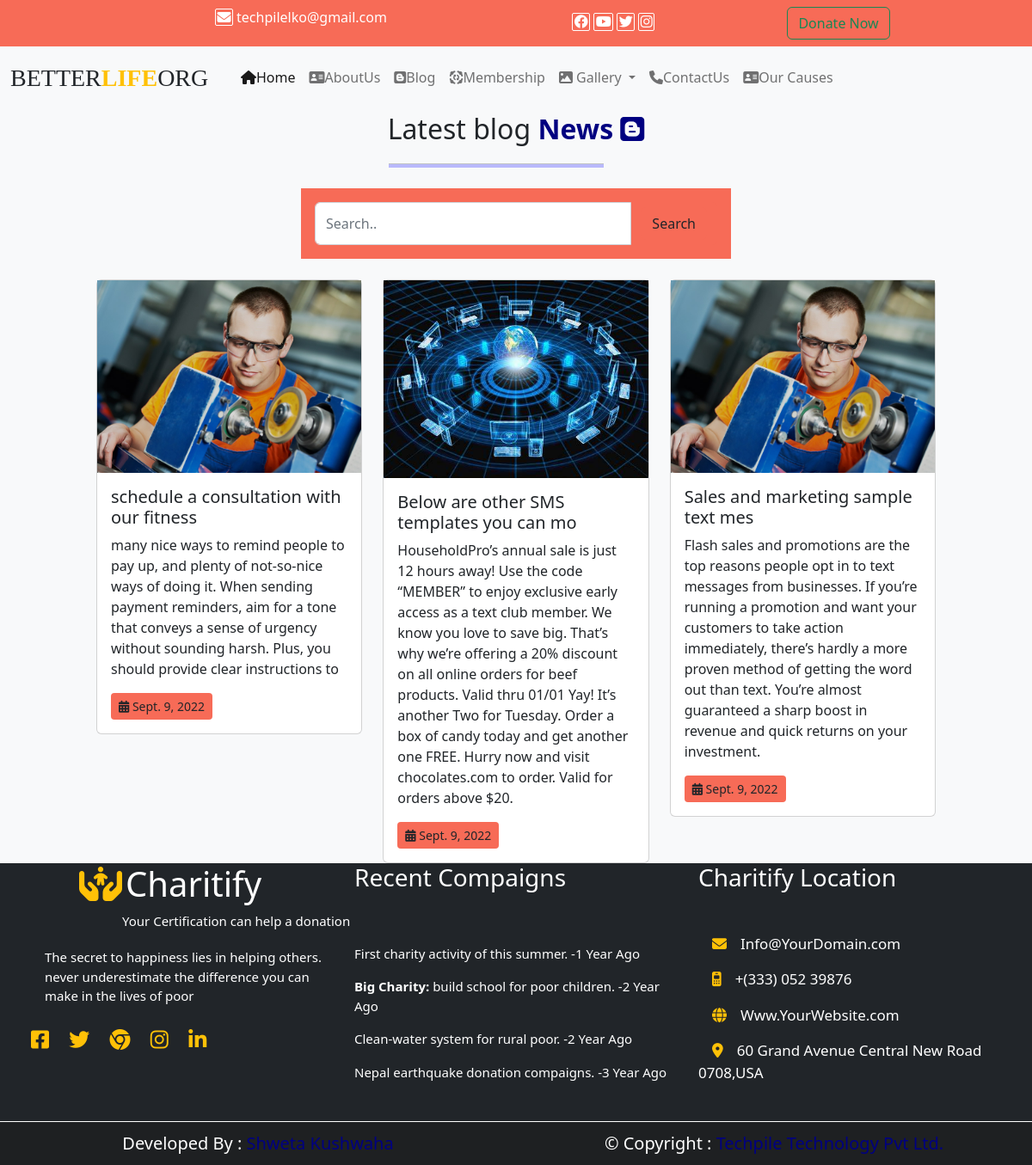
Page /user/blog/ on the committed database.
### user/models.py (models this page shows)
class myblog(models.Model):
    bname=models.CharField(max_length=40)
    bdes=models.TextField()
    bpicture=models.ImageField(upload_to='static/blogs',null=True)
    bdate=models.DateField()

### user/views.py (the view)
# urls.py: 2. Add a URL to urlpatterns:  path('blog/', include('blog.urls'))
def blog(request):
    bdata=myblog.objects.all().order_by('-id')
    if request.method=="POST":
        s=request.POST.get('search')
        if s is not "":
            bdata=myblog.objects.all().filter(Q(bname__icontains=s) | Q(bdes__icontains=s))
        else:
            return HttpResponse("<script>alert('Please Enter Data for Search');location.href='/user/blog/'</script>")
    mydict={"bdata":bdata}
    return render(request,'user/blog.html',mydict)

### templates/user/blog.html (shortened to what this page needs)
{% extends 'base.html'%}
{% load static %}
{% block x %}
<div class="fs-2 text-center">Latest blog <b class="text-mycolor">News
<i class="fa-brands fa-blogger"></i> </b>
    <hr size="7px" width="250px" color="blue" style="margin-left:440px;">
</div>
<form method="post">
<div class="row my-4">
    <div class="col-sm-5 mx-auto bg-mycolor p-3">
<div class="input-group">
    <input name="search" type="text" class="form-control"
           placeholder="Search.."/>
    <span class="input-group-text bg-mycolor border-0">
        <input type="submit" value="Search"
               class="btn bg-mycolor"/>
    </span>
</div>
    </div>
</div>
    </form>
<div class="row">
    <div class="col-sm-1"></div>
    <div class="col-sm-10">
        <div class="row">
            {% for x in bdata%}
            <div class="col-sm-4">
                  <div class="card">
            <img src="/{{x.bpicture}}" class="img-card-top"/>
            <div class="card-body">
                <h5 class="card-title">{{x.bname}}</h5>
                <p>{{x.bdes}}</p>
                <a href="#" class="btn btn-sm bg-mycolor">
                    <i class="fa-solid fa-calendar-days"></i>
                    {{x.bdate}}
                </a>
            </div>
        </div>
            </div>
            {% endfor %}
        </div>
    </div>
    <div class="col-sm-1"></div>
</div>
{% endblock %}

### templates/base.html (shortened to what this page needs)
<!DOCTYPE html>
{% load static %}
<html lang="en">
<head>
    <link href="{% static 'css/bootstrap.css'%}" rel="stylesheet"/>
    <link href="{% static 'css/all.css'%}" rel="stylesheet"/>
</head>
<bodY>
<div class="container-fluid">
    <div class="row top bg-mycolor text-white text-center py-2">
<div class="col-sm-1"></div>
<div class="col-sm-5">
<i class="fa-solid fa-envelope sicon"></i>
techpilelko@gmail.com
</div>
<div class="col-sm-5">
   <i class="fa-brands fa-facebook sicon"></i>
   <i class="fa-brands fa-youtube sicon"></i>
   <i class="fa-brands fa-twitter sicon"></i>
   <i class="fa-brands fa-instagram sicon"></i>
    <a href="/user/donate/" class="btn btn-outline-success " style="margin-left:150px;" >Donate Now</a>
</div>
<div class="col-sm-1"></div>
    </div>
    <div class="row header py-2 sticky-top bg-light">
        <div class="col-sm-2 logo fs-3 pt-2 text-center" style="font-family:cursive;">
            BETTER<b class="text-warning">LIFE</b>ORG
        </div>
        <div class="col-sm-9 menu" style="padding-left:60px;">
          <nav class="navbar navbar-expand-lg">
  <div class="container-fluid">
    <div class="collapse navbar-collapse" id="navbarSupportedContent">
      <ul class="navbar-nav me-auto mb-2 mb-lg-0">
        <li class="nav-item">
          <a class="nav-link active" aria-current="page" href="/user/index/"><i class="fa-solid fa-house"></i>Home</a>
        </li>
        <li class="nav-item">
          <a class="nav-link" href="/user/about/"><i class="fa-solid fa-address-card"></i>AboutUs</a>
        </li>
          <li class="nav-item">
          <a class="nav-link" href="/user/blog/"><i class="fa-brands fa-blogger"></i>Blog</a>
        </li>
          <li class="nav-item">
          <a class="nav-link" href="/user/membership/"><i class="fa-solid fa-group-arrows-rotate"></i>Membership</a>
        </li>
        <li class="nav-item dropdown">
          <a class="nav-link dropdown-toggle" href="#" role="button" data-bs-toggle="dropdown" aria-expanded="false">
         <i class="fa-solid fa-image"></i>   Gallery
          </a>
        </li>
        <li class="nav-item">
          <a class="nav-link" href="/user/contact/"><i class="fa-solid fa-phone"></i>ContactUs</a>
        </li>
      <li class="nav-item">
          <a class="nav-link" href="/user/causes/"><i class="fa-solid fa-address-card"></i>Our Causes</a>
        </li>
          </ul>
    </div>
  </div>
</nav>
        </div>
    </div>
    <div class="row content bg-light " style="min-height:500px;">
        <div class="col-sm-12">
            {% block x %}
            {% endblock %}
        </div>
    </div>
    <div class="row ufooter">
        <div class="col-sm-4 bg-dark"><h1 style="margin-left:80px;"><i class="fa-solid fa-hands-holding-child text-warning me-1 fs-1"></i>Charitify</h1>
            <p style="font-size:15px;margin-left:130px;position:absolute;margin-bottom:25px;">Your Certification can help a donation</p><br>
        <p style="font-size:15px;margin-left:40px;">The secret to happiness lies in helping others.<br>
        never underestimate the difference you can<br>
        make in the lives of poor</p>
        <i class="fa-brands fa-square-facebook text-warning me-3 ms-4 fs-4"></i>
        <i class="fa-brands fa-twitter text-warning me-3 fs-4"></i>
        <i class="fa-brands fa-chrome text-warning me-3 fs-4"></i>
        <i class="fa-brands fa-instagram text-warning me-3 fs-4"></i>
        <i class="fa-brands fa-linkedin-in text-warning me-3 fs-4"></i></div>
        <div class="col-sm-4 bg-dark"><h3>Recent Compaigns</h3><br>
        <p style="font-size:15px; margin-top:10px;">First charity activity of this summer. -1 Year Ago</p>
        <p style="font-size:15px;"><b>Big Charity:</b> build school for poor children. -2 Year Ago</p>
        <p style="font-size:15px;">Clean-water system for rural poor. -2 Year Ago</p>
        <p style="font-size:15px;">Nepal earthquake donation compaigns. -3 Year Ago</p>
        </div>
        <div class="col-sm-4 bg-dark"><h3>Charitify Location</h3>
        <p style="font-size:17px; margin-top:47px;"><i class="fa-solid fa-envelope ms-3 me-3 text-warning"></i>Info@YourDomain.com</p>
        <p style="font-size:17px;"><i class="fa-solid fa-mobile-retro ms-3 me-3 text-warning"></i>+(333) 052 39876</p>
        <p style="font-size:17px;"><i class="fa-solid fa-globe ms-3 me-3 text-warning"></i>Www.YourWebsite.com</p>
        <p style="font-size:17px;"><i class="fa-sharp fa-solid fa-location-dot ms-3 me-3 text-warning"></i>60 Grand Avenue Central New Road 0708,USA</p>
        </div>
    </div>
    <div class="row bfooter text-center">
        <div style="font-size:20px;" class="col-sm-6">Developed By : <a href="#" class="text-mycolor">Shweta Kushwaha</a></div>
        <div style="font-size:20px;" class="col-sm-6">
            &copy; Copyright : <a href="https://www.techpile.in" target="_blank" class="text-mycolor">Techpile Technology Pvt Ltd.</a>
        </div>
    </div>
</div>
</bodY>
</html>

### templates/base.html (style rules this page uses)
.bg-mycolor { background:#f76b57 }
.text-mycolor { color:#000080; }
.sicon { border:1px solid white; padding:.3%; border-radius:2px; }
.ufooter { min-height:300px; background:#1e2022; color:white; font-size:28px; }
.bfooter { min-height:50px; background:#1e2022; line-height:50px; color:white; font-size:28px; border-top:1px solid white; }
.bfooter a { text-decoration:none; }

### rows in the picture
myblog: bpicture (picture), bname "schedule a consultation with our fitness", bdes "many nice ways to remind people to pay up, and plenty of not-so-nice ways of doing it. When sending payment reminders, aim for a tone that conveys a sense of urgency without sounding harsh. Plus, you should provide clear instructions to", bdate "Sept. 9, 2022"
myblog: bpicture (picture), bname "Below are other SMS templates you can mo", bdes "HouseholdPro’s annual sale is just 12 hours away! Use the code “MEMBER” to enjoy exclusive early access as a text club member. We know you love to save big. That’s why we’re offering a 20% discount on all online orders for beef products. Valid thru 01/01 Yay! It’s another Two for Tuesday. Order a box of candy today and get another one FREE. Hurry now and visit chocolates.com to order. Valid for orders above $20.", bdate "Sept. 9, 2022"
myblog: bpicture (picture), bname "Sales and marketing sample text mes", bdes "Flash sales and promotions are the top reasons people opt in to text messages from businesses. If you’re running a promotion and want your customers to take action immediately, there’s hardly a more proven method of getting the word out than text. You’re almost guaranteed a sharp boost in revenue and quick returns on your investment.", bdate "Sept. 9, 2022"
